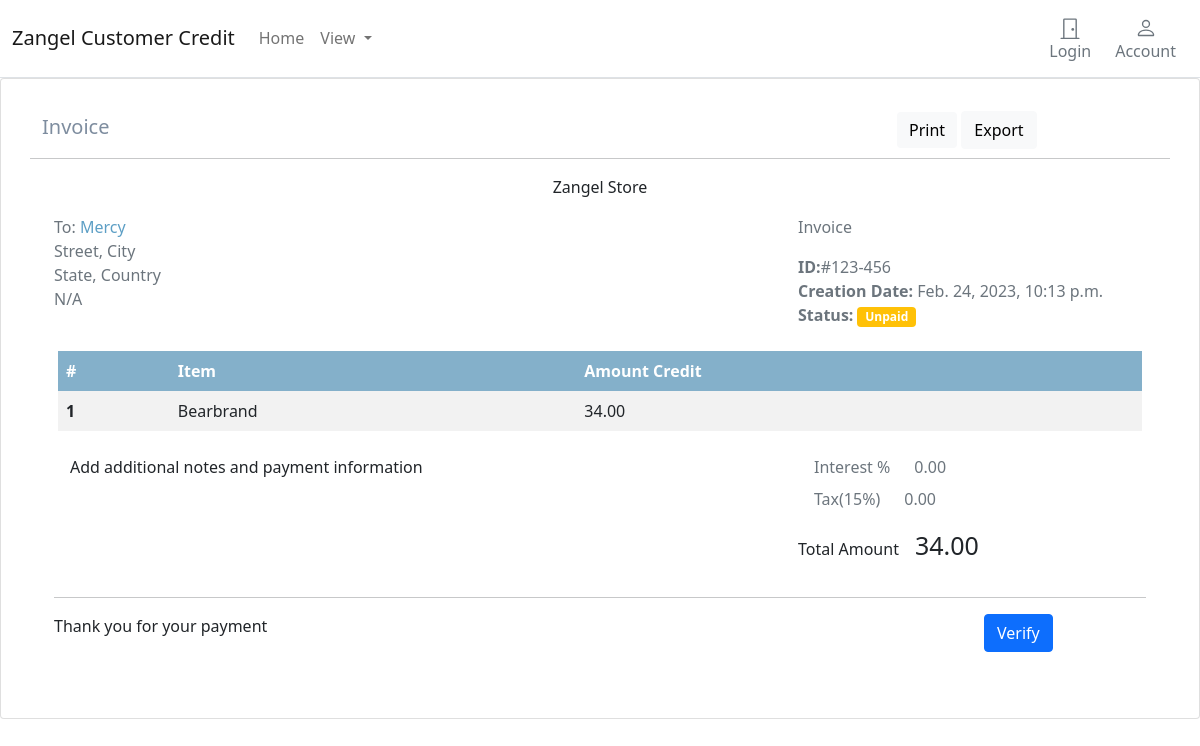
/customer/13/, run on the app's committed database.
### credit/models.py (models this page shows, shortened)
class Credit(models.Model):
    customer = models.ForeignKey(Customer, related_name='credit', on_delete=models.CASCADE)
    created_by = models.ForeignKey(User, on_delete=models.CASCADE, related_name='credit_creator')
    description = models.TextField(blank=True)
    amount_credit = models.DecimalField(max_digits=5, decimal_places=2)
    is_active = models.BooleanField(default=True)
    created = models.DateTimeField(auto_now_add=True)
    updated = models.DateTimeField(auto_now=True)
    class Meta:
        verbose_name_plural = 'credits'
        ordering = ('-created',)

class Customer(models.Model):
    name = models.CharField(max_length=255, db_index=True)
    slug = models.SlugField(max_length=255, unique=True)
    class Meta:
        verbose_name_plural = 'customers'

### credit/views.py (the view)
# urls.py: path('customer/<int:id>/', views.credit_detail, name='credit_detail'),
def credit_detail(request , id):
    credit = get_object_or_404(Credit, id=id, is_active=True)
    return render(request, 'credits/credit_detail.html', {'credit': credit})

### templates/credits/credit_detail.html (shortened to what this page needs)
{% extends "../sites/base.html" %}
{% load static %}
{% block content %}
<div class="card">
    <div class="card-body">
      <div class="container mb-5 mt-3">
        <div class="row d-flex align-items-baseline">
          <div class="col-xl-9">
            <p style="color: #7e8d9f;font-size: 20px;">Invoice</strong></p>
          </div>
          <div class="col-xl-3 float-end">
            <a class="btn btn-light text-capitalize border-0" data-mdb-ripple-color="dark"> Print</a>
            <a class="btn btn-light text-capitalize" data-mdb-ripple-color="dark"> Export</a>
          </div>
          <hr>
        </div>
        <div class="container">
          <div class="col-md-12">
            <div class="text-center">
              <p class="pt-0">Zangel Store</p>
            </div>
          </div>
          <div class="row">
            <div class="col-xl-8">
              <ul class="list-unstyled">
                <li class="text-muted">To: <span style="color:#5d9fc5 ;">{{credit.customer.name }}</span></li>
                <li class="text-muted">Street, City</li>
                <li class="text-muted">State, Country</li>
                <li class="text-muted">N/A</li>
              </ul>
            </div>
            <div class="col-xl-4">
              <p class="text-muted">Invoice</p>
              <ul class="list-unstyled">
                <li class="text-muted"> <span
                    class="fw-bold">ID:</span>#123-456</li>
                <li class="text-muted"> <span
                    class="fw-bold">Creation Date: </span>{{credit.created}}</li>
                <li class="text-muted"> <span
                    class="me-1 fw-bold">Status:</span><span class="badge bg-warning text-black fw-bold">
                    Unpaid</span></li>
              </ul>
            </div>
          </div>
          <div class="row my-2 mx-1 justify-content-center">
            <table class="table table-striped table-borderless">
              <thead style="background-color:#84B0CA ;" class="text-white">
                <tr>
                  <th scope="col">#</th>
                  <th scope="col">Item</th>
                  <th scope="col">Amount Credit</th>
                </tr>
              </thead>
              <tbody>
                <tr>
                  <th scope="row">1</th>
                  <td>{{credit.description}}</td>
                  <td>{{credit.amount_credit}}</td>
                </tr>
              </tbody>
            </table>
          </div>
          <div class="row">
            <div class="col-xl-8">
              <p class="ms-3">Add additional notes and payment information</p>
            </div>
            <div class="col-xl-3">
              <ul class="list-unstyled">
                <li class="text-muted ms-3"><span class="text-black me-4">Interest %</span>0.00</li>
                <li class="text-muted ms-3 mt-2"><span class="text-black me-4">Tax(15%)</span>0.00</li>
              </ul>
              <p class="text-black float-start"><span class="text-black me-3"> Total Amount</span><span
                  style="font-size: 25px;">{{credit.amount_credit}}</span></p>
            </div>
          </div>
          <hr>
          <div class="row">
            <div class="col-xl-10">
              <p>Thank you for your payment</p>
            </div>
            <div class="col-xl-2">
                <a href={% url "credit:verify" id=credit.id  %} class="btn btn-primary" role="button">Verify</a>
            </div>
          </div>
        </div>
      </div>
    </div>
  </div>
  {%endblock%}

### data on the page
Credit: customer.name "Mercy", created "Feb. 24, 2023, 10:13 p.m.", description "Bearbrand", amount_credit "34.00"
